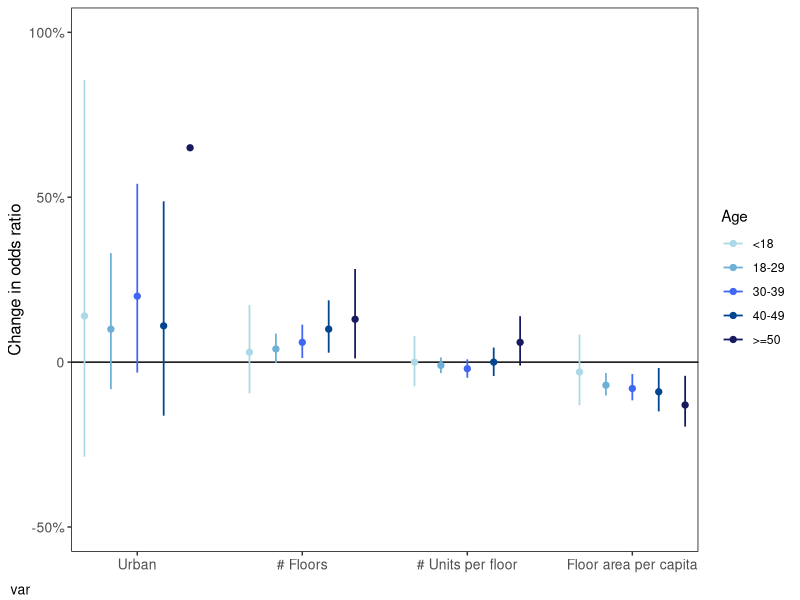
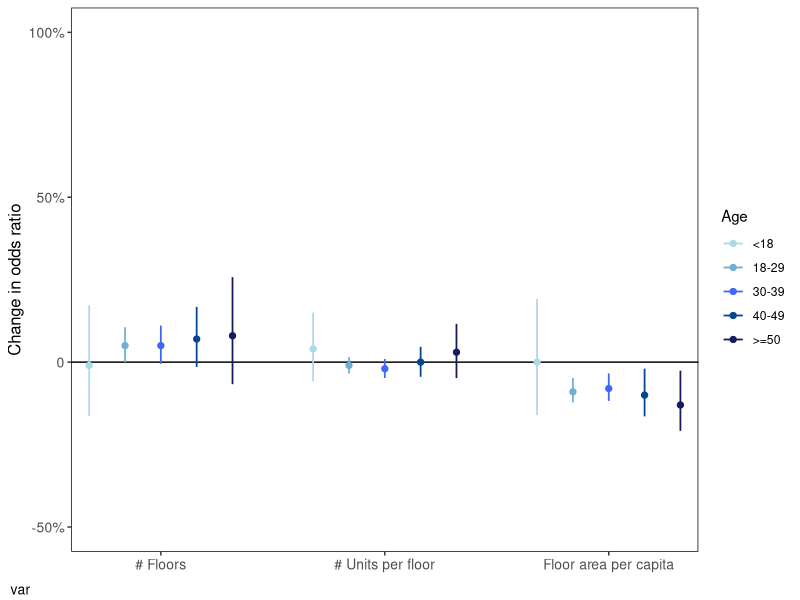

The R source for these figures, in order:
library(ggplot2)
# age -----
df <- read.csv("figure_code/age.csv")
df$Age <- factor(df$Age, levels=c('<18', '18-29', '30-39','40-49', '>=50'))
#Var "Urban", "# Floors", "# Units per floor", "Floor area per capita" is denoted by "a", "b", "c", "d" respectively in age.csv. 
ggplot(df, aes(x = var, y= est))+
  geom_hline(yintercept = 0)+
  geom_errorbar(aes(ymin=est_l, ymax=est_u, fill = Age, color=Age), size=0.6, width=0, position = position_dodge(width = 0.8))+
  scale_color_manual(values = c("#abd9e5", "#6DAFD7", "#4066f4", "#024690", "#181a60"))+
  
  geom_point(aes(color=Age), shape = 19, size = 1.8, position = position_dodge(width = 0.8))+
  scale_color_manual(values = c("#abd9e5", "#6DAFD7", "#4066f4", "#024690", "#181a60"))+
  
  theme(panel.grid.major.x = element_blank(),
        panel.grid.minor.x = element_blank(), 
        panel.grid.major.y = element_blank(), 
        panel.grid.minor.y = element_blank(),
        legend.key = element_blank(),
        panel.background = element_rect(fill = "white"),
        axis.text.x = element_text(size = 10),
        axis.text.y = element_text(size = 10),
        axis.title.y = element_text(size = 12),
        axis.title.x = element_text(size = 10, hjust = -0.1, vjust = -0.5),
        panel.border = element_rect(colour = "black", fill = NA, size = 0.5))+
  scale_y_continuous(limit = c(-.5, 1), breaks = c(-.5, 0, .5, 1),
                     labels = c("-50%", "0", "50%", "100%"))+
  scale_x_discrete(expand=c(-0.8, -0.8), labels = c("Urban","# Floors", "# Units per floor",
                                                    "Floor area per capita"))+
  ylab("Change in odds ratio")

library(ggplot2)
# age_city -----
df <- read.csv("figure_code/age_city.csv")
df$Age <- factor(df$Age, levels=c('<18', '18-29', '30-39','40-49', '>=50'))
#Var "# Floors", "# Units per floor", "Floor area per capita" is denoted by "a", "b", "c" respectively in age_city.csv. 
ggplot(df, aes(x = var, y= est))+
  geom_hline(yintercept = 0)+
  geom_errorbar(aes(ymin=est_l, ymax=est_u, fill = Age, color=Age), size=0.6, width=0, position = position_dodge(width = 0.8))+
  scale_color_manual(values = c("#abd9e5", "#6DAFD7", "#4066f4", "#024690", "#181a60"))+
  
  geom_point(aes(color=Age), shape = 19, size = 1.8, position = position_dodge(width = 0.8))+
  scale_color_manual(values = c("#abd9e5", "#6DAFD7", "#4066f4", "#024690", "#181a60"))+
  
  theme(panel.grid.major.x = element_blank(),
        panel.grid.minor.x = element_blank(), 
        panel.grid.major.y = element_blank(), 
        panel.grid.minor.y = element_blank(),
        legend.key = element_blank(),
        panel.background = element_rect(fill = "white"),
        axis.text.x = element_text(size = 10),
        axis.text.y = element_text(size = 10),
        axis.title.y = element_text(size = 12),
        axis.title.x = element_text(size = 10, hjust = -0.1, vjust = -0.5),
        panel.border = element_rect(colour = "black", fill = NA, size = 0.5))+
  scale_y_continuous(limit = c(-.5, 1), breaks = c(-.5, 0, .5, 1),
                     labels = c("-50%", "0", "50%", "100%"))+
  scale_x_discrete(expand=c(-0.8, -0.8), labels = c("# Floors", "# Units per floor",
                                                    "Floor area per capita"))+
  ylab("Change in odds ratio")